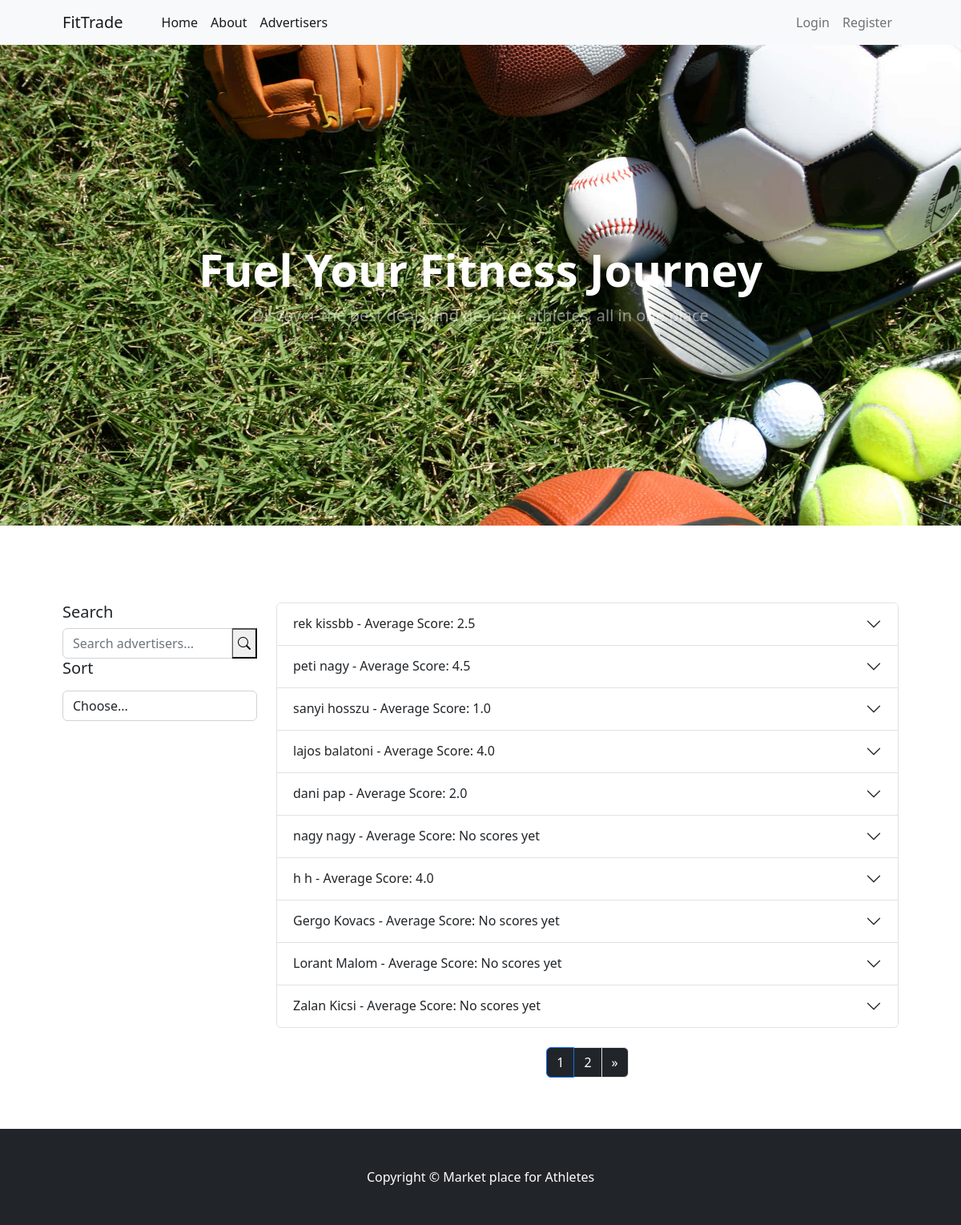
Screenshot of /members/advertisers/ with the database file from the repository.
### members/models.py (models this page shows, shortened)
class Profile (models.Model):
    user = models.OneToOneField(User, on_delete= models.CASCADE)
    dateofbirth = models.DateField(null = True, blank = True)
    bio = models.TextField(null = True, blank = True, max_length= 5000)

### members/views.py (the view, shortened to what this page needs)
# urls.py: path('advertisers/', views.advertisers, name='advertisers'),
def advertisers(request):
    search_query = request.GET.get('search', '').strip()
    sort_option = request.GET.get('sort')
    page = request.GET.get('page', 1)
    advertisers = Profile.objects.annotate(average_score=Avg('user__received_scores__score'))
    if search_query:
        advertisers = advertisers.filter(
            Q(user__first_name__icontains=search_query) |
            Q(user__last_name__icontains=search_query)
        )
    if sort_option == 'name_asc':
        advertisers = advertisers.order_by('user__first_name')
    elif sort_option == 'name_desc':
        advertisers = advertisers.order_by('-user__first_name')
    elif sort_option == 'score_asc':
        advertisers = advertisers.order_by('average_score')
    elif sort_option == 'score_desc':
        advertisers = advertisers.order_by('-average_score')
    paginator = Paginator(advertisers, 10)
    try:
        advertisers = paginator.page(page)
    except PageNotAnInteger:
        advertisers = paginator.page(1)
    except EmptyPage:
        advertisers = paginator.page(paginator.num_pages)
    user_scores = {}
    form = ScoreForm()
    return render(request, 'advertisers.html', {
        'advertisers': advertisers,
        'form': form,
        'sort_option': sort_option,
        'user_scores': user_scores,
        'images': json.dumps(get_header_images())
    })

### members/forms.py
class ScoreForm(forms.ModelForm):
    class Meta:
        model = Score
        fields = ['score']
        widgets = {
            'score': forms.NumberInput(attrs={'min': 1, 'max': 5})
        }

### members/views.py (called while the page is built)
def get_header_images():
    image_folder = os.path.join(settings.MEDIA_ROOT, 'header_images')
    image_urls = [
        f"{settings.MEDIA_URL}header_images/{image}" for image in os.listdir(image_folder)
    ]
    return image_urls

### members/templates/advertisers.html (shortened to what this page needs)
{% extends "base.html" %}
{% block content %}
    {% include 'header.html' %}
    <section class="py-5">
        <div class="container px-4 px-lg-5 mt-5">
            <div class="row">
                <div class="col-md-3">
                    <form method="get" action="{% url 'advertisers' %}">
                        <h5>Search</h5>
                        <div class="input-group">
                            <input type="text" class="form-control" placeholder="Search advertisers..." name="search" value="{{ request.GET.search }}">
                            <button class="bi bi-search" type="submit"></button>
                        </div>
                        <h5>Sort</h5>
                        <select name="sort" class="form-control mt-3" onchange="this.form.submit()">
                            <option value="">Choose...</option>
                        </select>
                    </form>
                </div>
                <div class="col-md-9">
                    <div class="accordion" id="advertisersAccordion">
                        {% for advertiser in advertisers %}
                        <div class="accordion-item">
                            <h2 class="accordion-header" id="heading-{{ advertiser.user.id }}">
                                <button class="accordion-button collapsed" type="button" data-bs-toggle="collapse" data-bs-target="#collapse-{{ advertiser.user.id }}" aria-expanded="false" aria-controls="collapse-{{ advertiser.user.id }}">
                                    {{ advertiser.user.get_full_name }} - Average Score: {{ advertiser.average_score|default:"No scores yet" }}
                                </button>
                            </h2>
                        </div>
                        {% endfor %}
                        {% if advertisers.has_other_pages %}
                        <nav aria-label="Page navigation">
                            <ul class="pagination justify-content-center mt-4">
                                {% for num in advertisers.paginator.page_range %}
                                    <li class="page-item {% if advertisers.number == num %}active{% endif %}">
                                        <a class="page-link bg-dark text-white" href="?page={{ num }}&search={{ request.GET.search }}&sort={{ sort_option }}">{{ num }}</a>
                                    </li>
                                {% endfor %}
                                {% if advertisers.has_next %}
                                    <li class="page-item">
                                        <a class="page-link bg-dark text-white" href="?page={{ advertisers.next_page_number }}&search={{ request.GET.search }}&sort={{ sort_option }}" aria-label="Next">
                                            <span aria-hidden="true">&raquo;</span>
                                        </a>
                                    </li>
                                {% endif %}
                            </ul>
                        </nav>
                        {% endif %}
                    </div>
                </div>
            </div>
        </div>
    </section>
{% endblock %}

### rows the page displays
Profile: user.get_full_name "rek kissbb", average_score "2.5"
Profile: user.get_full_name "peti nagy", average_score "4.5"
Profile: user.get_full_name "sanyi hosszu", average_score "1.0"
Profile: user.get_full_name "lajos balatoni", average_score "4.0"
Profile: user.get_full_name "dani pap", average_score "2.0"
Profile: user.get_full_name "nagy nagy", average_score "No scores yet"
Profile: user.get_full_name "h h", average_score "4.0"
Profile: user.get_full_name "Gergo Kovacs", average_score "No scores yet"
Profile: user.get_full_name "Lorant Malom", average_score "No scores yet"
Profile: user.get_full_name "Zalan Kicsi", average_score "No scores yet"

### other values shown
{{ num }} "1" "2"
